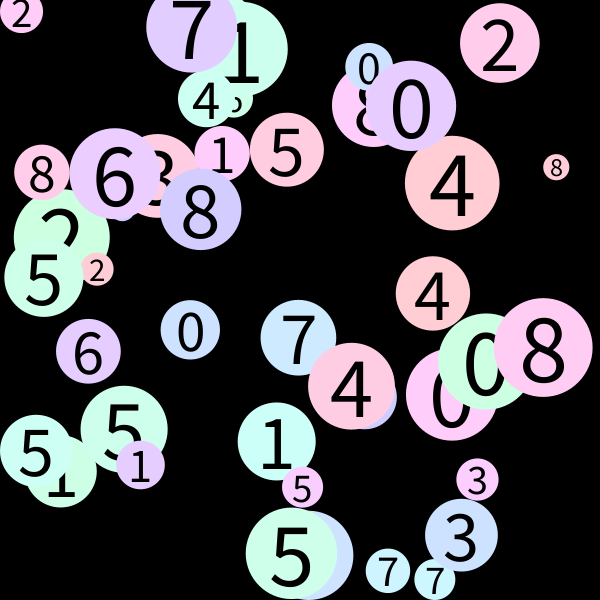
Frame 1 (no input)
Frame 60 (the mouse pressed at the canvas centre just before this capture): identical to frame 1, image omitted
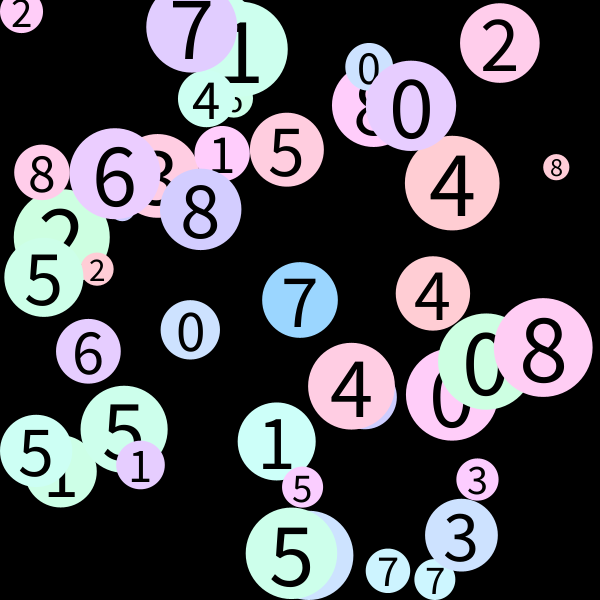
Frame 120 (the mouse held since frame 60 and released just before this capture)

The Processing sketch that drew these frames (run headless with seeded random() and noise(); from frame 60 on, the mouse is pressed at the canvas centre):

// Processing sketch: processing_157291
// ── processing_157291.pde

int nBalls =45;
float[] letterSize = new float[nBalls];
float[] posX = new float[nBalls];
float[] posY = new float[nBalls];
float[] speedY = new float[nBalls];
float[] speedX = new float[nBalls];
float[] hue = new float[nBalls];
int[] myNumber = new int[nBalls];
boolean[] isMoving = new boolean[nBalls];
  
float gravity = 0.1;
  
void setup() {  
  size(600, 600);
  colorMode(HSB);
  for (int i = 0; i < nBalls; i++) {
    posX[i] = random(width);  
    letterSize[i] = random(25, 100);
    posY[i] = random(height);
    speedY[i] = 0;
    speedX[i] = 0;      
    hue[i] = random(100,255);
    myNumber[i] = int(random(0, 9));
  }
}
  
void draw() {  // this is run repeatedly.
  background(0);
  
  for (int i = 0; i < nBalls; i++) {
    checkBoundaries(i);
    applyPhysics(i);  
    checkMousePosition(i);
    otherb(i);
  }
}
  
void checkBoundaries(int _i) {
  //Boundaries
  //GROUND
  if (posY[_i] + letterSize[_i]/2 >= height) {    //touching the ground
    //Set the position to the ground so the object doesn't get stuck
    posY[_i] = height - letterSize[_i]/2;
    if (speedY[_i] > 1) {
      speedY[_i] = -speedY[_i] * 0.8;
    } else {
      speedY[_i] = 0;
    }
  }
  
  //SIDES
  //right side
  if (posX[_i] + letterSize[_i]/2 >= width) {
    //Set the position to the right side so the object doesn't get stuck
    posX[_i] = width - letterSize[_i]/2;     
    speedX[_i] = -speedX[_i] * 0.8;
    //left side
  } else if (posX[_i] - letterSize[_i]/2 <= 0) {
    //Set the position to the right side so the object doesn't get stuck
    posX[_i] = letterSize[_i]/2;     
    speedX[_i] = -speedX[_i] * 0.8;
  }
}
  
void otherb(int _i){
for (int j = 0; j < nBalls; j++ ) {
      if ( j != _i ) {
        float l = dist(posX[_i], posY[_i], posX[j], posY[j]);
        if (l <= letterSize[j]/2 + letterSize[_i]/2) {
          posX[_i] = posX[_i] - speedX[_i];
          posY[_i] = posY[_i] - speedY[_i];
          posX[j] = posX[j] - speedX[j];
          posY[j] = posY[j] - speedY[j];
          speedX[_i] = -speedX[_i]*0.8;
          speedY[_i] = -speedY[_i]*0.8;
          speedX[j] = -speedX[j]*0.8;
          speedY[j] = -speedY[j]*0.8;
        }
      }
    }
 
}
  
void applyPhysics(int _i) {
  //Acceleration (gravity)
  if (isMoving[_i] == true) {
    speedY[_i] = speedY[_i] + gravity;
  }
  
  //Move!
  posX[_i] = posX[_i] + speedX[_i];  
  posY[_i] = posY[_i] + speedY[_i];
}
  
void checkMousePosition(int _i) {
  //Check mouse position
  float saturation = 50;
  float myDistance = dist(mouseX, mouseY, posX[_i], posY[_i]);
  if (myDistance < letterSize[_i]/2) {
    saturation = 100;
    if (mousePressed) {
      posX[_i] = mouseX;
      posY[_i] = mouseY;
    } else {
      isMoving[_i] = true;
      speedX[_i] = mouseX - pmouseX;
      speedY[_i] = mouseY - pmouseY;
    }
  }
  
  //NEW STUFF!!!
  //I'm calling drawCircle from inside checkMousePosition because saturation is a LOCAL variable — that is, it only exists here inside this function
  drawCircle(_i, saturation);
}
  
void drawCircle(int _i, float _saturation) {
  //Draw
  fill(hue[_i], _saturation, 255);
  noStroke();
  ellipse(posX[_i], posY[_i], letterSize[_i], letterSize[_i]);
  fill(0);
  textSize(letterSize[_i]);
  textAlign(CENTER, CENTER);
  text(myNumber[_i], posX[_i], posY[_i]);
   
}
